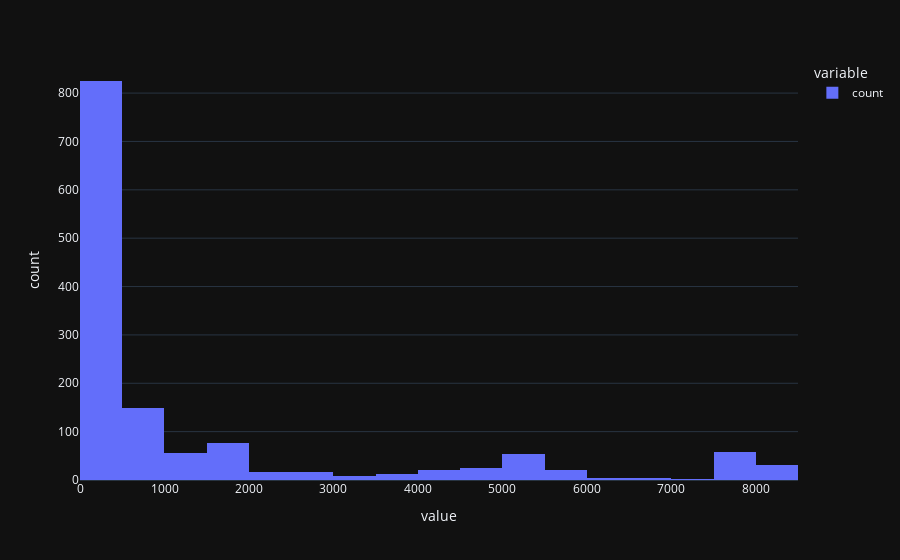

Notebook source saved alongside this figure:
### Markdown cell above
#### Как определены фичи

### Code cell
px.histogram(desc.loc["count"])

### Figure 1 — Plotly figure (JSON) as saved in the notebook; plotly's stock layout.template omitted (floating-point values rounded to 4 significant figures; data arrays with more than 128 entries replaced by an {"elided": "..."} marker saying what was removed)
{"data": [{"alignmentgroup": "True", "bingroup": "x", "hovertemplate": "variable=count<br>value=%{x}<br>count=%{y}<extra></extra>", "legendgroup": "count", "marker": {"color": "#636efa", "pattern": {"shape": ""}}, "name": "count", "offsetgroup": "count", "orientation": "v", "showlegend": true, "type": "histogram", "x": {"elided": "1379 int values"}, "xaxis": "x", "yaxis": "y"}], "layout": {"barmode": "relative", "legend": {"title": {"text": "variable"}, "tracegroupgap": 0}, "margin": {"t": 60}, "xaxis": {"anchor": "y", "domain": [0, 1], "title": {"text": "value"}}, "yaxis": {"anchor": "x", "domain": [0, 1], "title": {"text": "count"}}}}
